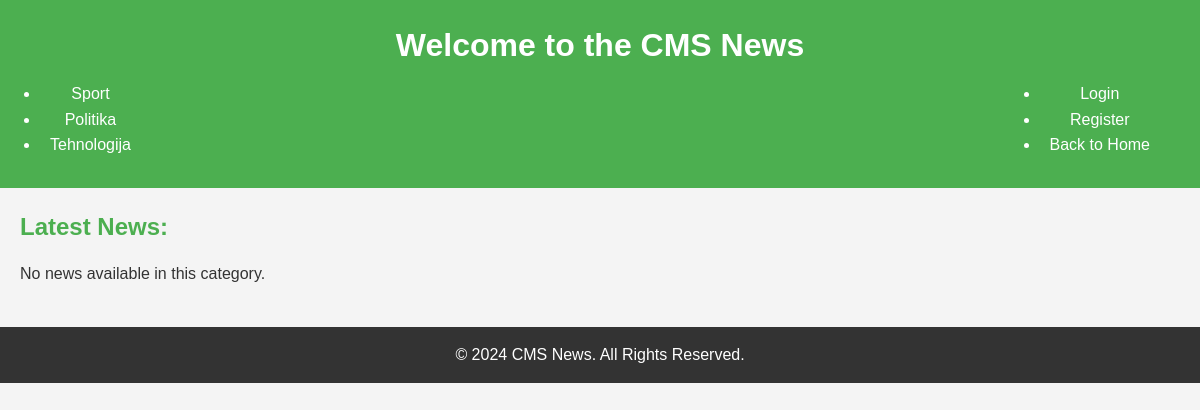
The app's page /cmc_app/add_comment.php with its own data.
### tables this page shows
CREATE TABLE `categories` (
  `id` int NOT NULL AUTO_INCREMENT,
  `name` varchar(45) NOT NULL,
  PRIMARY KEY (`id`),
  UNIQUE KEY `name` (`name`)
);

### cmc_app/classes/Category.php (called while the page is built)
<?php
class Category {
    private $conn;
    private $table = 'categories';
    public function __construct($db) {
        $this->conn = $db;
    }
    public function getAll() {
        $query = "SELECT * FROM " . $this->table;
        return $this->conn->query($query)->fetchAll(PDO::FETCH_ASSOC);
    }
}

### cmc_app/add_comment.php (the view, shortened to what this page needs)
<?php
require_once 'classes/Category.php';
$database = new Database();
$db = $database->connect();
$news = new News($db);
$category = new Category($db);
$categories = $category->getAll();
$category_id = isset($_GET['category_id']) ? $_GET['category_id'] : null;
$newsItems = $news->getByCategory($category_id);
?>
<!DOCTYPE html>
<html lang="en">
<head>
    <link rel="stylesheet" href="style.css">
</head>
<body>
    <header>
        <h1>Welcome to the CMS News</h1>
        <nav>
            <ul>
                <?php foreach ($categories as $cat): ?>
                    <li><a href="index.php?category_id=<?= $cat['id'] ?>" <?= $category_id == $cat['id'] ? 'class="active"' : '' ?>><?= htmlspecialchars($cat['name']) ?></a></li>
                <?php endforeach; ?>
            </ul>
            <ul style="float: right;">
                <li><a href="login.php">Login</a></li>
                <li><a href="register.php">Register</a></li>
                <li><a href="index.php">Back to Home</a></li>
            </ul>
        </nav>
    </header>
    <main>
        <h2>Latest News:</h2>
        <?php if (empty($newsItems)): ?>
            <p>No news available in this category.</p>
        <?php endif; ?>
    </main>
    <footer>
        <p>&copy; <?= date('Y') ?> CMS News. All Rights Reserved.</p>
    </footer>
</body>
</html>

### cmc_app/style.css (style rules this page uses)
* { box-sizing: border-box; margin: 0; padding: 0; }
body { font-family: 'Arial', sans-serif; line-height: 1.6; background-color: #f4f4f4; color: #333; }
header { background: #4CAF50; color: white; padding: 20px; text-align: center; }
nav { display: flex; justify-content: space-between; align-items: center; padding: 10px 20px; }
nav a { color: white; text-decoration: none; padding: 10px; transition: background 0.3s ease; }
main { padding: 20px; }
h2 { margin-bottom: 15px; font-size: 24px; color: #4CAF50; }
footer { text-align: center; padding: 15px; background: #333; color: white; position: relative; bottom: 0; width: 100%; margin-top: 20px; }

### records on screen
categories: name "Sport"
categories: name "Politika"
categories: name "Tehnologija"
